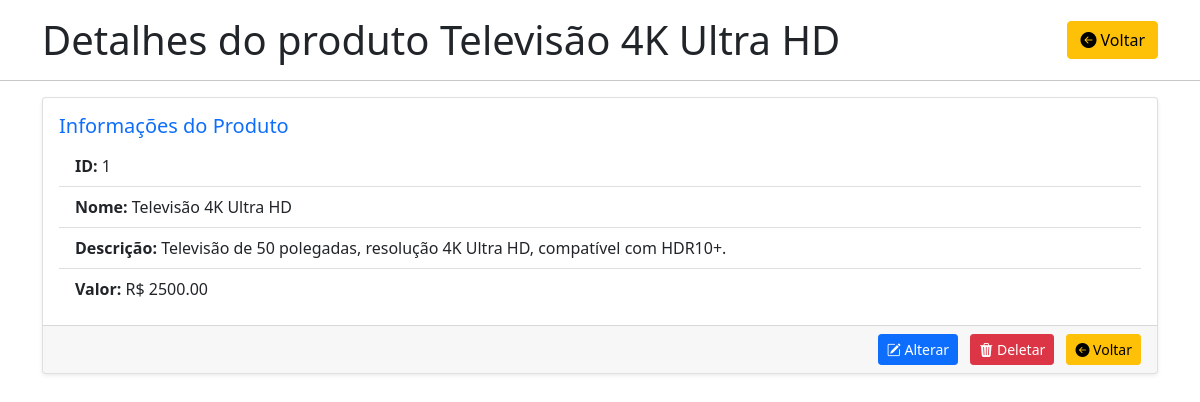
The page /product/1/ (signed in) on the database its author committed.
### product/models.py (models this page shows, shortened)
class Produto(models.Model):
    nome = models.CharField(max_length=100, null=False, blank=False)
    descricao = models.TextField(null=False)
    valor = models.DecimalField(max_digits=10, decimal_places=2, null=False)
    data_criacao = models.DateTimeField(auto_now_add=True, null=False)
    data_modificacao = models.DateTimeField(auto_now=True, null=False)

### product/views.py (the view)
# urls.py: path('product/<int:pk>/', ProdutoDetailView.as_view(), name='product-details'),
class ProdutoDetailView(DetailView):
  model = Produto
  template_name = 'product-details.html'

### product/templates/product-details.html (shortened to what this page needs)
{% extends "base.html" %} {% block content %} {% if user.is_authenticated %}
<div class="container mt-3 mb-3">
  <div class="d-flex flex-row justify-content-between align-items-center">
    <h1 class="m-0">Detalhes do produto {{ produto.nome }}</h1>
    <button class="btn btn-warning" onClick="window.history.back()">
      <i class="bi bi-arrow-left-circle-fill"></i> Voltar
    </button>
  </div>
</div>
<hr />
<div class="container">
  <div class="card shadow-sm">
    <div class="card-body">
      <h5 class="card-title text-primary">Informações do Produto</h5>
      <ul class="list-group list-group-flush">
        <li class="list-group-item"><strong>ID:</strong> {{ produto.id }}</li>
        <li class="list-group-item">
          <strong>Nome:</strong> {{ produto.nome }}
        </li>
        <li class="list-group-item">
          <strong>Descrição:</strong> {{ produto.descricao }}
        </li>
        <li class="list-group-item">
          <strong>Valor:</strong> R$ {{ produto.valor|floatformat:2 }}
        </li>
      </ul>
    </div>
    <div class="card-footer text-end">
      <a
        href="/product/{{ produto.id }}/update/"
        class="btn btn-primary btn-sm me-2"
      >
        <i class="bi bi-pencil-square"></i> Alterar
      </a>
      <a
        href="/product/{{ produto.id }}/delete/"
        class="btn btn-danger btn-sm me-2"
      >
        <i class="bi bi-trash3-fill"></i> Deletar
      </a>
      <button onClick="window.history.back()" class="btn btn-warning btn-sm">
        <i class="bi bi-arrow-left-circle-fill"></i> Voltar
      </button>
    </div>
  </div>
</div>
{% endif %} {% endblock %}

### rows shown on the page
Produto: nome "Televisão 4K Ultra HD", id "1", descricao "Televisão de 50 polegadas, resolução 4K Ultra HD, compatível com HDR10+.", valor "2500.00"
